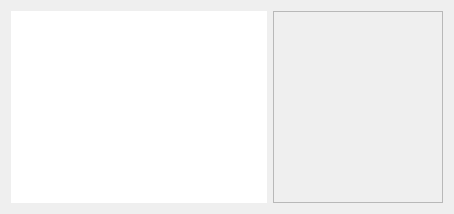
<?xml version="1.0" encoding="UTF-8"?>
<ui version="4.0">
 <class>fairwind::apps::settings::applications::Applications</class>
 <widget class="QWidget" name="fairwind::apps::settings::applications::Applications">
  <attribute name="title">
   <string>Apps</string>
  </attribute>
  <layout class="QGridLayout" name="gridLayout_4">
   <item row="0" column="0">
    <widget class="QTableWidget" name="table_AppsList">
     <property name="frameShape">
      <enum>QFrame::NoFrame</enum>
     </property>
     <property name="frameShadow">
      <enum>QFrame::Plain</enum>
     </property>
     <property name="editTriggers">
      <set>QAbstractItemView::NoEditTriggers</set>
     </property>
     <property name="selectionMode">
      <enum>QAbstractItemView::SingleSelection</enum>
     </property>
     <property name="selectionBehavior">
      <enum>QAbstractItemView::SelectRows</enum>
     </property>
     <property name="iconSize">
      <size>
       <width>64</width>
       <height>64</height>
      </size>
     </property>
     <property name="gridStyle">
      <enum>Qt::NoPen</enum>
     </property>
     <attribute name="horizontalHeaderHighlightSections">
      <bool>false</bool>
     </attribute>
     <attribute name="verticalHeaderVisible">
      <bool>false</bool>
     </attribute>
     <attribute name="verticalHeaderDefaultSectionSize">
      <number>64</number>
     </attribute>
    </widget>
   </item>
   <item row="0" column="1">
    <widget class="QScrollArea" name="scrollArea_Apps">
     <property name="widgetResizable">
      <bool>true</bool>
     </property>
     <!--
    <widget class="QWidget" name="scrollAreaWidgetContents_Apps">
     <property name="geometry">
      <rect>
       <x>0</x>
       <y>0</y>
       <width>268</width>
       <height>406</height>
      </rect>
     </property>
    </widget>
-->
    </widget>
   </item>
  </layout>
 </widget>
 <resources />
 <connections />
</ui>
